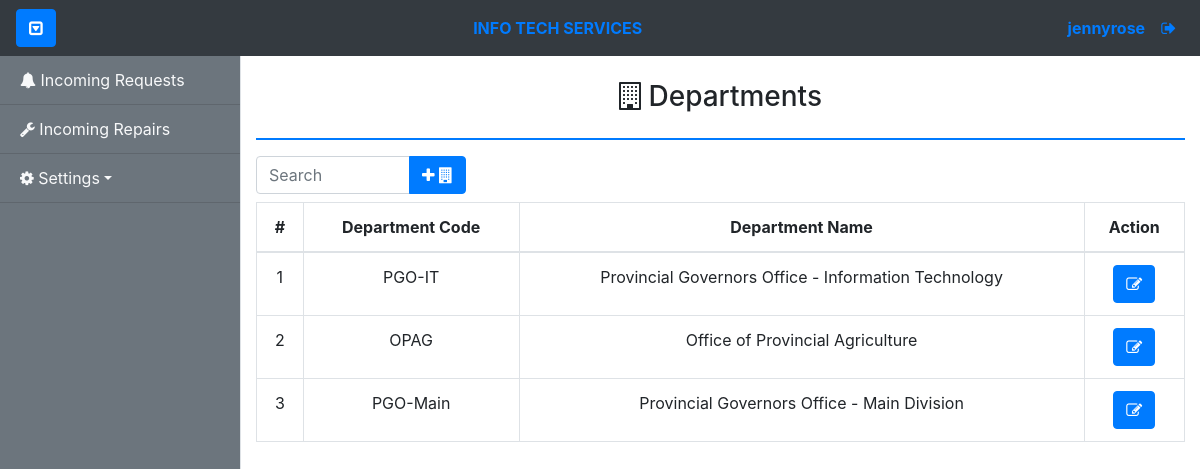
/admin/settings/departments.php (signed in), run on an earlier commit of the app's database.
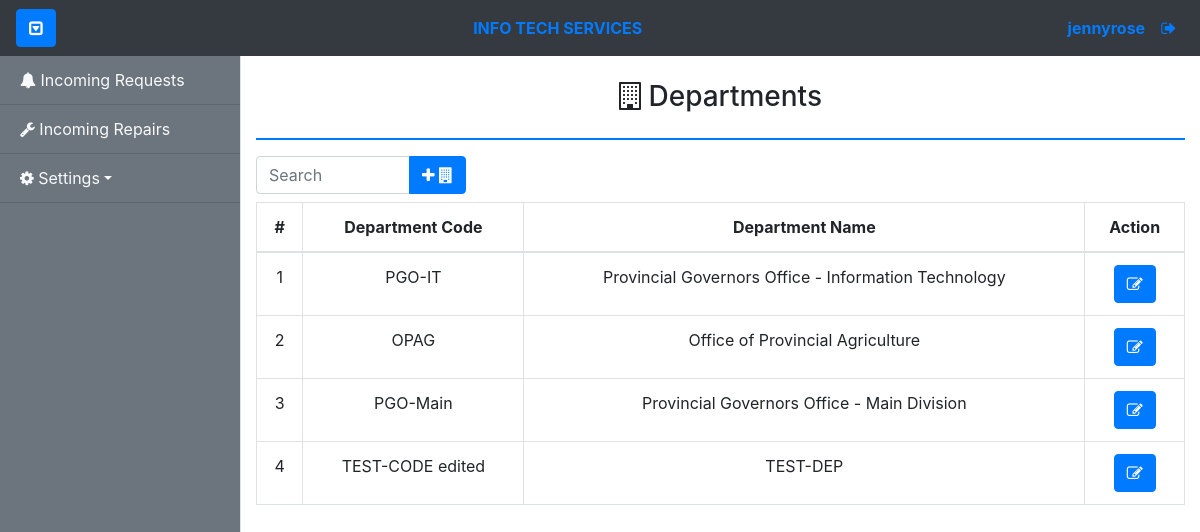
And on a later commit of the database.
### tables this page shows
CREATE TABLE `department_tbl` (
  `dept_id` int(11) NOT NULL,
  `dept_code` varchar(255) NOT NULL,
  `dept_name` varchar(255) NOT NULL
);

### config/controllers/controller.php (called while the page is built, shortened)
<?php
class Controller
{
	public function getDepartment($dept_id = null)
	{
		global $con;
		if ($dept_id == null) {
			$qry = "SELECT * FROM department_tbl";
			if ($con->query($qry)) {
				$result1 = $con->query($qry);
				$depts = array();
				while ($row = $result1->fetch_assoc()) {
					$depts[] = $row;
				}
				return $depts;
			} else {
				return false;
			}
		}
	}
}

### tables/department-tbl.php (the view)
<?php
if($departments == 0 || $departments == false){
?>
  <div class="alert alert-info text-center">
    <?php echo "No Data Found!"; ?>
  </div>
<?php
}else{
?>
    <table class="table table-bordered text-center">
      <thead class="">
        <th>#</th>
        <th>Department Code</th>
        <th>Department Name</th>
        <th>Action</th>
      </thead>
      <tbody id="table_body">
        <?php
        $ctr = 1;
        foreach ($departments as $key => $value) {
        ?>
        <tr>
          	<td> <?=$ctr?> </td>
          	<td> <?=$value['dept_code']?> </td>
            <td> <?=$value['dept_name']?> </td>
            <td>
                <button type="button" class="btn btn-primary edit" id="<?=$value['dept_id']?>"  data-toggle="tooltip" title="Edit" ><i class="fa fa-pencil-square-o" aria-hidden="true"></i></button>
            </td>
        </tr>
        <?php
        $ctr+=1;
        }
        ?>
      </tbody>
    </table>
  </div>
</div>
<?php
}
?>

What changed in the data, as far as the page shows it:
added department_tbl: dept_code "TEST-CODE edited", dept_name "TEST-DEP"
